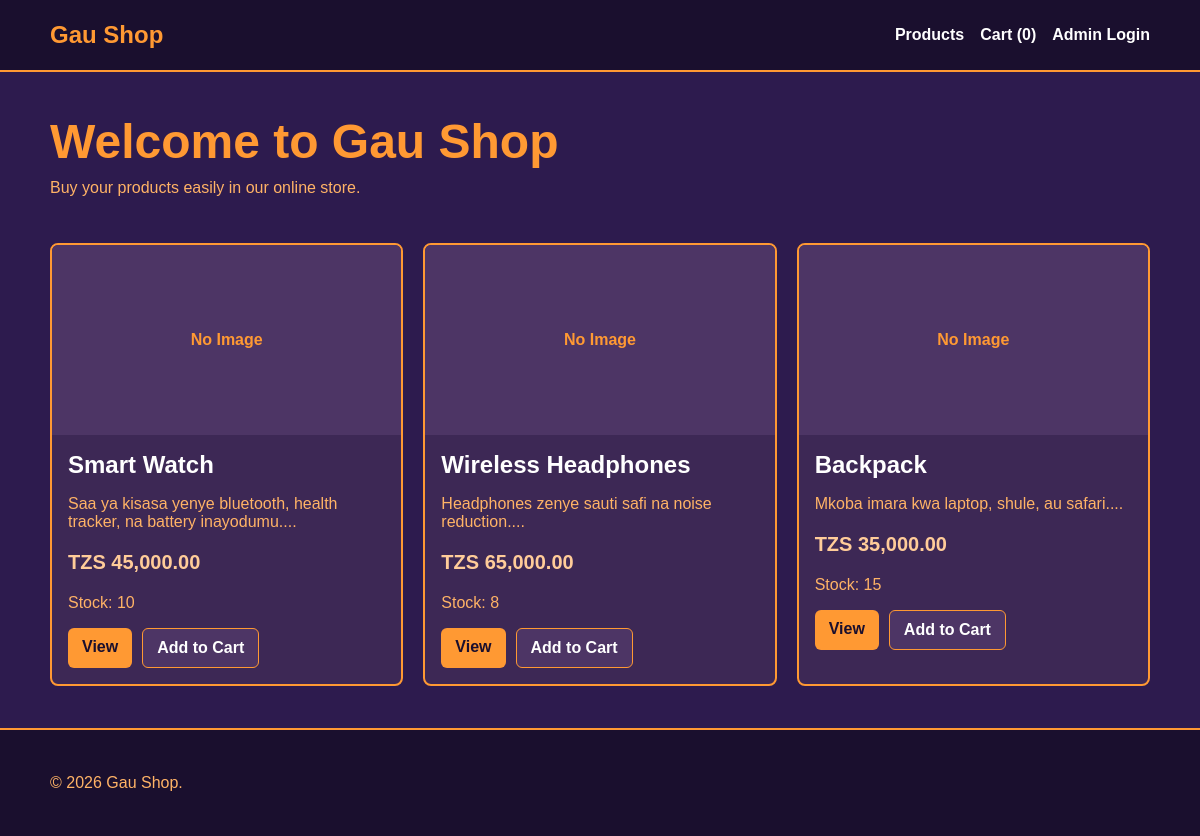
The page / on the database its author committed.
### tables this page shows
CREATE TABLE IF NOT EXISTS products (
    id INT AUTO_INCREMENT PRIMARY KEY,
    name VARCHAR(150) NOT NULL,
    description TEXT NOT NULL,
    price DECIMAL(10, 2) NOT NULL,
    image VARCHAR(255) DEFAULT NULL,
    stock INT NOT NULL DEFAULT 0,
    created_at TIMESTAMP DEFAULT CURRENT_TIMESTAMP
);

### index.php (the view)
<?php
require 'config/database.php';
include 'includes/header.php';
$stmt = $pdo->query('SELECT * FROM products ORDER BY created_at DESC');
$products = $stmt->fetchAll(PDO::FETCH_ASSOC);
?>
<section class="hero">
    <h1>Welcome to Gau Shop</h1>
    <p>Buy your products easily in our online store.</p>
</section>
<section class="grid">
    <?php foreach ($products as $product): ?>
        <article class="card">
            <div class="product-image">
                <?php if (!empty($product['image'])): ?>
                    <img src="<?php echo htmlspecialchars($product['image']); ?>" alt="<?php echo htmlspecialchars($product['name']); ?>">
                <?php else: ?>
                    No Image
                <?php endif; ?>
            </div>
            <div class="card-body">
                <h2><?php echo htmlspecialchars($product['name']); ?></h2>
                <p class="muted"><?php echo htmlspecialchars(substr($product['description'], 0, 80)); ?>...</p>
                <p class="price">TZS <?php echo number_format($product['price'], 2); ?></p>
                <p class="muted">Stock: <?php echo (int) $product['stock']; ?></p>
                <div class="actions">
                    <a class="btn" href="product.php?id=<?php echo $product['id']; ?>">View</a>
                    <a class="btn secondary" href="cart.php?action=add&id=<?php echo $product['id']; ?>">Add to Cart</a>
                </div>
            </div>
        </article>
    <?php endforeach; ?>
</section>
<?php include 'includes/footer.php'; ?>

### header.php (shortened to what this page needs)
<?php
$basePath = '';
$cartCount = 0;
?>
<!DOCTYPE html>
<html lang="en">
<head>
    <link rel="stylesheet" href="<?php echo $basePath; ?>assets/css/style.css">
</head>
<body>
    <header class="site-header">
        <div class="container header-inner">
            <a class="logo" href="<?php echo $basePath; ?>index.php">Gau Shop</a>
            <nav>
                <a href="<?php echo $basePath; ?>index.php">Products</a>
                <a href="<?php echo $basePath; ?>cart.php">Cart (<?php echo $cartCount; ?>)</a>
                <?php if (!empty($_SESSION['admin_logged_in'])): ?>
                    <a href="<?php echo $basePath; ?>admin/products.php">Admin</a>
                    <a href="<?php echo $basePath; ?>admin/logout.php">Logout</a>
                <?php else: ?>
                    <a href="<?php echo $basePath; ?>admin/login.php">Admin Login</a>
                <?php endif; ?>
            </nav>
        </div>
    </header>
    <main class="container">

### footer.php
    </main>
    <footer class="site-footer">
        <div class="container">
            <p>&copy; <?php echo date('Y'); ?> Gau Shop.</p>
        </div>
    </footer>
</body>
</html>

### style.css (style rules this page uses)
* { box-sizing: border-box; }
body { margin: 0; font-family: Arial, sans-serif; color: #ffffff; background: #2d1b4e; }
a { color: inherit; text-decoration: none; }
.container { width: min(1100px, calc(100% - 32px)); margin: 0 auto; }
.site-header { background: #1a0f2e; border-bottom: 2px solid #ff9933; }
.header-inner { min-height: 70px; display: flex; justify-content: space-between; align-items: center; gap: 20px; }
.logo { font-size: 24px; font-weight: 700; color: #ff9933; }
nav { display: flex; gap: 16px; flex-wrap: wrap; }
nav a { font-weight: 600; color: #ffffff; transition: color 0.3s ease; }
.hero { padding: 42px 0 26px; }
.hero h1 { margin: 0 0 10px; font-size: clamp(30px, 5vw, 48px); color: #ff9933; }
.hero p { margin: 0; color: #ffb366; }
.grid { display: grid; grid-template-columns: repeat(auto-fit, minmax(230px, 1fr)); gap: 20px; padding: 20px 0 42px; }
.card { background: #3d2855; border: 2px solid #ff9933; border-radius: 8px; overflow: hidden; transition: transform 0.3s ease, border-color 0.3s ease; }
.product-image { height: 190px; background: #4d3565; display: flex; align-items: center; justify-content: center; color: #ff9933; font-weight: 700; }
.card-body { padding: 16px; }
.card h2, .card h3 { margin: 0 0 8px; color: #ffffff; }
.price { font-size: 20px; font-weight: 700; color: #ffcc99; }
.muted { color: #ffb366; }
.btn, button { display: inline-block; border: 0; border-radius: 6px; padding: 10px 14px; background: #ff9933; color: #1a0f2e; font-weight: 700; cursor: pointer; transition: background 0.3s ease; }
.btn.secondary { background: #4d3565; color: #ffffff; border: 1px solid #ff9933; }
.actions { display: flex; gap: 10px; flex-wrap: wrap; margin-top: 14px; }
.site-footer { padding: 28px 0; color: #ffb366; border-top: 2px solid #ff9933; background: #1a0f2e; }

### rows shown on the page
products: shows "No Image", name "Smart Watch", description "Saa ya kisasa yenye bluetooth, health tracker, na battery inayodumu.", price "45,000.00", stock "10"
products: shows "No Image", name "Wireless Headphones", description "Headphones zenye sauti safi na noise reduction.", price "65,000.00", stock "8"
products: shows "No Image", name "Backpack", description "Mkoba imara kwa laptop, shule, au safari.", price "35,000.00", stock "15"

### other values the page prints
$cartCount "0"
